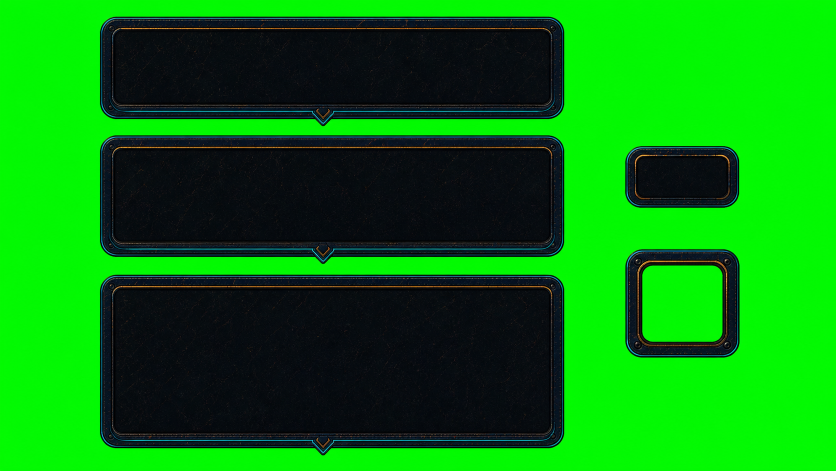
#> input picture Assets/ArtSource/Production/ArcadeDiceKing/DiceTooltipV1/RuntimeSourcesV1/arcade_tooltip_runtime_parts_chromakey_source_v1_20260717.png, 1672 x 941 px (shown at 1/2 size)
$ python build_arcade_tooltip_runtime_assets_v1.py
#> lines starting #> are read from the running program, lines starting #| are printed output that depends on the picture
from __future__ import annotations

import json
from pathlib import Path

import numpy as np
from PIL import Image, ImageDraw


SCRIPT_DIR = Path(__file__).resolve().parent
PROJECT_ROOT = Path(__file__).resolve().parents[6]
SOURCE_PATH = SCRIPT_DIR / "arcade_tooltip_runtime_parts_chromakey_source_v1_20260717.png"
RUNTIME_DIR = PROJECT_ROOT / "Assets" / "Resources" / "Art" / "UI" / "Tooltip"
PREVIEW_PATH = SCRIPT_DIR / "arcade_tooltip_runtime_assets_preview_v1_20260717.png"
METRICS_PATH = SCRIPT_DIR / "arcade_tooltip_runtime_assets_metrics_v1_20260717.json"

REGIONS = {
    "short": (0, 0, 1200, 260),
    "medium": (0, 260, 1200, 540),
    "tall": (0, 540, 1200, 941),
    "face_cell": (1200, 250, 1672, 470),
    "type_core": (1200, 470, 1672, 800),
}

OUTPUTS = {
    "short": ("ui_tooltip_arcade_panel_short.png", (896, 392)),
    "medium": ("ui_tooltip_arcade_panel_medium.png", (896, 488)),
    "tall": ("ui_tooltip_arcade_panel_tall.png", (896, 576)),
    "face_cell": ("ui_tooltip_arcade_face_cell.png", (120, 88)),
    "type_core": ("ui_tooltip_arcade_type_core_frame.png", (128, 128)),
}


def chroma_to_rgba(rgb_image: Image.Image, region: tuple[int, int, int, int]) -> tuple[Image.Image, tuple[int, int, int, int]]:
    crop = np.asarray(rgb_image.crop(region).convert("RGB"), dtype=np.float32)
    red = crop[:, :, 0]
    green = crop[:, :, 1]
    blue = crop[:, :, 2]

    dominance = green - np.maximum(red, blue)
    alpha = np.clip((140.0 - dominance) / (140.0 - 35.0), 0.0, 1.0)

    background = np.array([17.0, 241.0, 12.0], dtype=np.float32)
    safe_alpha = np.maximum(alpha[:, :, None], 1.0 / 255.0)
    recovered = (crop - (1.0 - alpha[:, :, None]) * background) / safe_alpha
    recovered = np.clip(recovered, 0.0, 255.0)

    rgba = np.zeros((crop.shape[0], crop.shape[1], 4), dtype=np.uint8)
    rgba[:, :, :3] = np.rint(recovered).astype(np.uint8)
    rgba[:, :, 3] = np.rint(alpha * 255.0).astype(np.uint8)
    rgba[rgba[:, :, 3] == 0, :3] = 0

    visible = rgba[:, :, 3] > 4
    ys, xs = np.where(visible)
    if xs.size == 0:
        raise RuntimeError(f"No visible pixels found in region {region}.")

    pad = 2
    left = max(0, int(xs.min()) - pad)
    top = max(0, int(ys.min()) - pad)
    right = min(rgba.shape[1], int(xs.max()) + 1 + pad)
    bottom = min(rgba.shape[0], int(ys.max()) + 1 + pad)
    extracted = Image.fromarray(rgba, "RGBA").crop((left, top, right, bottom))
    bbox = (region[0] + left, region[1] + top, region[0] + right, region[1] + bottom)
    return extracted, bbox


def resize_piece(piece: Image.Image, size: tuple[int, int]) -> Image.Image:
    if piece.size == size:
        return piece
    return piece.resize(size, Image.Resampling.LANCZOS)


def nine_slice(
    source: Image.Image,
    output_size: tuple[int, int],
    source_margins: tuple[int, int, int, int],
    output_margins: tuple[int, int, int, int],
) -> Image.Image:
    source_width, source_height = source.size
    output_width, output_height = output_size
    source_left, source_top, source_right, source_bottom = source_margins
    output_left, output_top, output_right, output_bottom = output_margins

    if source_left + source_right >= source_width or source_top + source_bottom >= source_height:
        raise ValueError(f"Source margins do not fit {source.size}.")
    if output_left + output_right >= output_width or output_top + output_bottom >= output_height:
        raise ValueError(f"Output margins do not fit {output_size}.")

    source_x = (0, source_left, source_width - source_right, source_width)
    source_y = (0, source_top, source_height - source_bottom, source_height)
    output_x = (0, output_left, output_width - output_right, output_width)
    output_y = (0, output_top, output_height - output_bottom, output_height)

    result = Image.new("RGBA", output_size, (0, 0, 0, 0))
    for row in range(3):
        for column in range(3):
            source_box = (
                source_x[column],
                source_y[row],
                source_x[column + 1],
                source_y[row + 1],
            )
            output_box = (
                output_x[column],
                output_y[row],
                output_x[column + 1],
                output_y[row + 1],
            )
            target_size = (output_box[2] - output_box[0], output_box[3] - output_box[1])
            piece = resize_piece(source.crop(source_box), target_size)
            result.alpha_composite(piece, (output_box[0], output_box[1]))

    return result


def checkerboard(size: tuple[int, int], cell: int = 24) -> Image.Image:
    image = Image.new("RGBA", size, (28, 33, 39, 255))
    draw = ImageDraw.Draw(image)
    colors = ((42, 49, 57, 255), (56, 64, 73, 255))
    for y in range(0, size[1], cell):
        for x in range(0, size[0], cell):
            draw.rectangle(
                (x, y, min(size[0], x + cell), min(size[1], y + cell)),
                fill=colors[(x // cell + y // cell) % 2],
            )
    return image


def alpha_composite_scaled(canvas: Image.Image, source: Image.Image, box: tuple[int, int, int, int]) -> None:
    width = box[2] - box[0]
    height = box[3] - box[1]
    scaled = source.resize((width, height), Image.Resampling.LANCZOS)
    canvas.alpha_composite(scaled, (box[0], box[1]))


def asset_metrics(image: Image.Image) -> dict[str, object]:
    rgba = np.asarray(image.convert("RGBA"))
    alpha = rgba[:, :, 3]
    visible = alpha > 4
    green_fringe = (
        visible
        & (rgba[:, :, 1] > 100)
        & (rgba[:, :, 1] > rgba[:, :, 0] * 1.35)
        & (rgba[:, :, 1] > rgba[:, :, 2] * 1.25)
    )
    ys, xs = np.where(visible)
    visible_bounds = None
    if xs.size:
        visible_bounds = [int(xs.min()), int(ys.min()), int(xs.max()) + 1, int(ys.max()) + 1]
    return {
        "width": image.width,
        "height": image.height,
        "visible_bounds": visible_bounds,
        "transparent_pixel_count": int((alpha == 0).sum()),
        "partial_alpha_pixel_count": int(((alpha > 0) & (alpha < 255)).sum()),
        "green_fringe_pixel_count": int(green_fringe.sum()),
    }


def main() -> None:
    if not SOURCE_PATH.exists():
        raise FileNotFoundError(SOURCE_PATH)

    RUNTIME_DIR.mkdir(parents=True, exist_ok=True)
    source = Image.open(SOURCE_PATH).convert("RGB")
#> source is the input picture: PIL image 1672x941 RGB; mean R, G, B 6.9, 133.2, 11.9

    extracted: dict[str, Image.Image] = {}
    source_boxes: dict[str, list[int]] = {}
    for name, region in REGIONS.items():
        image, bbox = chroma_to_rgba(source, region)
        extracted[name] = image
        source_boxes[name] = list(bbox)
#> this loop made 5 passes
#> (left in chroma_to_rgba, top in chroma_to_rgba, right in chroma_to_rgba, bottom in chroma_to_rgba, bbox) on passes 2 to 5: (198, 9, 1131, 270, (198, 269, 1131, 530)), (198, 7, 1131, 373, (198, 547, 1131, 913)), (48, 40, 281, 168, (1248, 290, 1481, 418)), (49, 26, 281, 247, (1249, 496, 1481, 717))
#> (left in chroma_to_rgba, top in chroma_to_rgba, right in chroma_to_rgba, bottom in chroma_to_rgba) on pass 1: (198, 31, 1131, 254)
#> pass 1, in chroma_to_rgba, `blue = crop[:, :, 2]`:
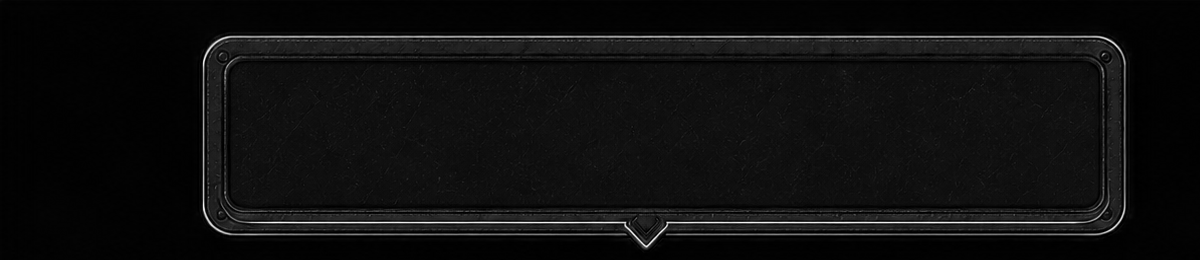
#> blue: shape (260, 1200) float32; min 0, max 251, mean 14.5
#> after the loop, extracted = 5 items; source_boxes = {'short': [198, 31, 1131, 254], 'medium': [198, 269, 1131, 530], 'tall': [198, 547, 1131, 913], 'face_cell': [1248, 290, 1481, 418], 'type_core': [1249, 496, 1481, 717]}

    outputs: dict[str, Image.Image] = {}
    for name in ("short", "medium", "tall"):
        filename, size = OUTPUTS[name]
        outputs[name] = nine_slice(
            extracted[name],
            size,
            source_margins=(60, 42, 60, 60),
            output_margins=(52, 42, 52, 60),
        )
        outputs[name].save(RUNTIME_DIR / filename, optimize=True)
#> this loop made 3 passes
#> pass 1, in main, `outputs[name].save(RUNTIME_DIR / filename, optimize=True)`:
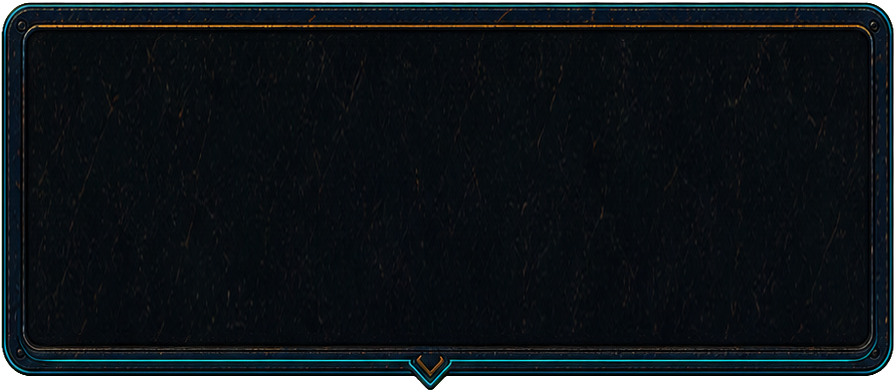
#> saved as ui_tooltip_arcade_panel_short.png: PIL image 896x392 RGBA; mean R, G, B, A 9.2, 15, 18.8, 241.3; transparent parts drawn white
#> pass 2, in main, `outputs[name].save(RUNTIME_DIR / filename, optimize=True)`:
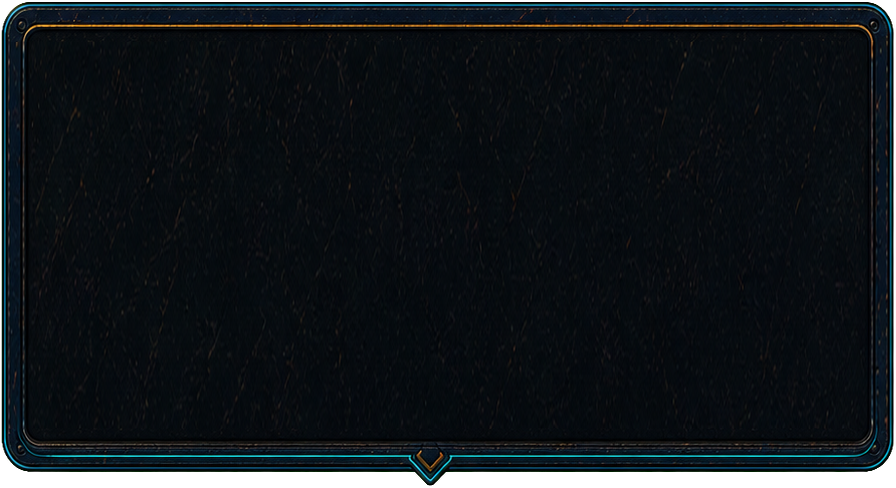
#> saved as ui_tooltip_arcade_panel_medium.png: PIL image 896x488 RGBA; mean R, G, B, A 8.9, 14.3, 18.2, 244; transparent parts drawn white
#> after the loop, outputs = 3 items

    cell_filename, cell_size = OUTPUTS["face_cell"]
    outputs["face_cell"] = nine_slice(
        extracted["face_cell"],
        cell_size,
        source_margins=(34, 28, 34, 28),
        output_margins=(18, 18, 18, 18),
    )
#> call 4 of nine_slice, with output_size = (120, 88), source_margins = (34, 28, 34, 28), output_margins = (18, 18, 18, 18)
#> in nine_slice (call 4), `result = Image.new("RGBA", output_size, (0, 0, 0, 0))`: result: PIL image 120x88 RGBA; every value is 0
#> after the loop in nine_slice (call 4), `for row in range(3):`:
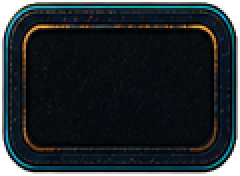
#> result: PIL image 120x88 RGBA (shown 2 times larger); mean R, G, B, A 12.5, 20.3, 23.6, 232; transparent parts drawn white
    outputs["face_cell"].save(RUNTIME_DIR / cell_filename, optimize=True)

    core_filename, core_size = OUTPUTS["type_core"]
    outputs["type_core"] = extracted["type_core"].resize(core_size, Image.Resampling.LANCZOS)
    outputs["type_core"].save(RUNTIME_DIR / core_filename, optimize=True)

    preview = checkerboard((1600, 1000))
    alpha_composite_scaled(preview, outputs["short"], (48, 44, 720, 338))
    alpha_composite_scaled(preview, outputs["medium"], (48, 372, 720, 738))
    alpha_composite_scaled(preview, outputs["tall"], (850, 44, 1522, 476))
    alpha_composite_scaled(preview, outputs["face_cell"], (850, 560, 1090, 736))
#> call 4 of alpha_composite_scaled, with box = (850, 560, 1090, 736)
#> in alpha_composite_scaled (call 4), `canvas.alpha_composite(scaled, (box[0], box[1]))`:
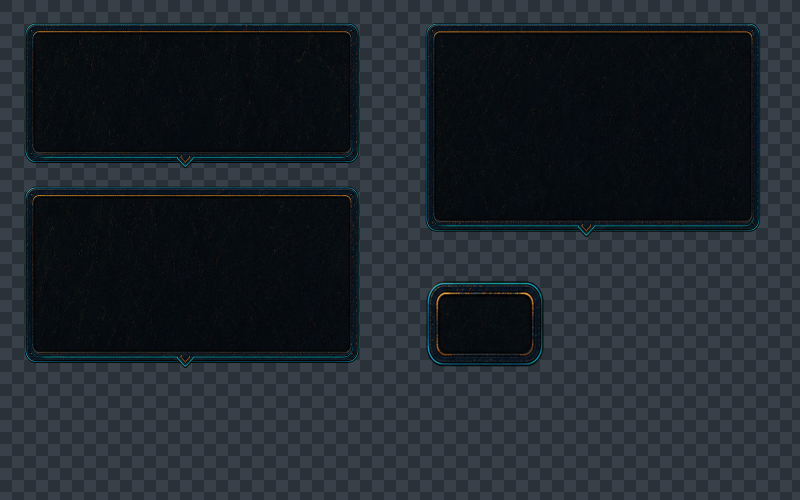
#> canvas: PIL image 1600x1000 RGBA (shown at 1/2 size); mean R, G, B, A 30.8, 37.5, 44, 255
    alpha_composite_scaled(preview, outputs["type_core"], (1190, 520, 1446, 776))
#> in alpha_composite_scaled (call 5), `scaled = source.resize((width, height), Image.Resampling.LANCZOS)`:
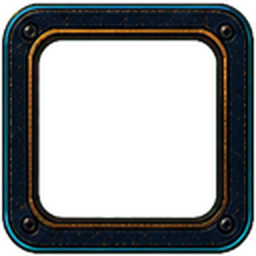
#> scaled: PIL image 256x256 RGBA; mean R, G, B, A 11.6, 16.3, 16.2, 119.6; transparent parts drawn white
    preview.save(PREVIEW_PATH, optimize=True)

    report = {
        "source": str(SOURCE_PATH.relative_to(PROJECT_ROOT)).replace("\\", "/"),
        "source_dimensions": [source.width, source.height],
        "source_boxes": source_boxes,
        "outputs": {
            name: {
                "path": str((RUNTIME_DIR / OUTPUTS[name][0]).relative_to(PROJECT_ROOT)).replace("\\", "/"),
                "expected_dimensions": list(OUTPUTS[name][1]),
                "metrics": asset_metrics(image),
            }
            for name, image in outputs.items()
        },
        "preview": str(PREVIEW_PATH.relative_to(PROJECT_ROOT)).replace("\\", "/"),
    }
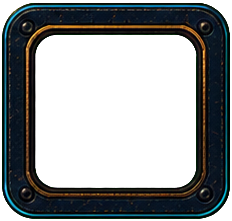
#> image: PIL image 232x221 RGBA; mean R, G, B, A 11.1, 14.8, 15.6, 119.8; transparent parts drawn white
    METRICS_PATH.write_text(json.dumps(report, ensure_ascii=False, indent=2) + "\n", encoding="utf-8")
    print(json.dumps(report, ensure_ascii=False, indent=2))
#> (printed output is left out)


if __name__ == "__main__":
    main()

$ run again, with Assets/ArtSource/Production/F009/OldArcadeTowerCoreMotionV6BR1/f009_v6b_r1_old_arcade_tower_core_motion_fullframe_60fps_20260721.webp saved as Assets/ArtSource/Production/ArcadeDiceKing/DiceTooltipV1/RuntimeSourcesV1/arcade_tooltip_runtime_parts_chromakey_source_v1_20260717.png
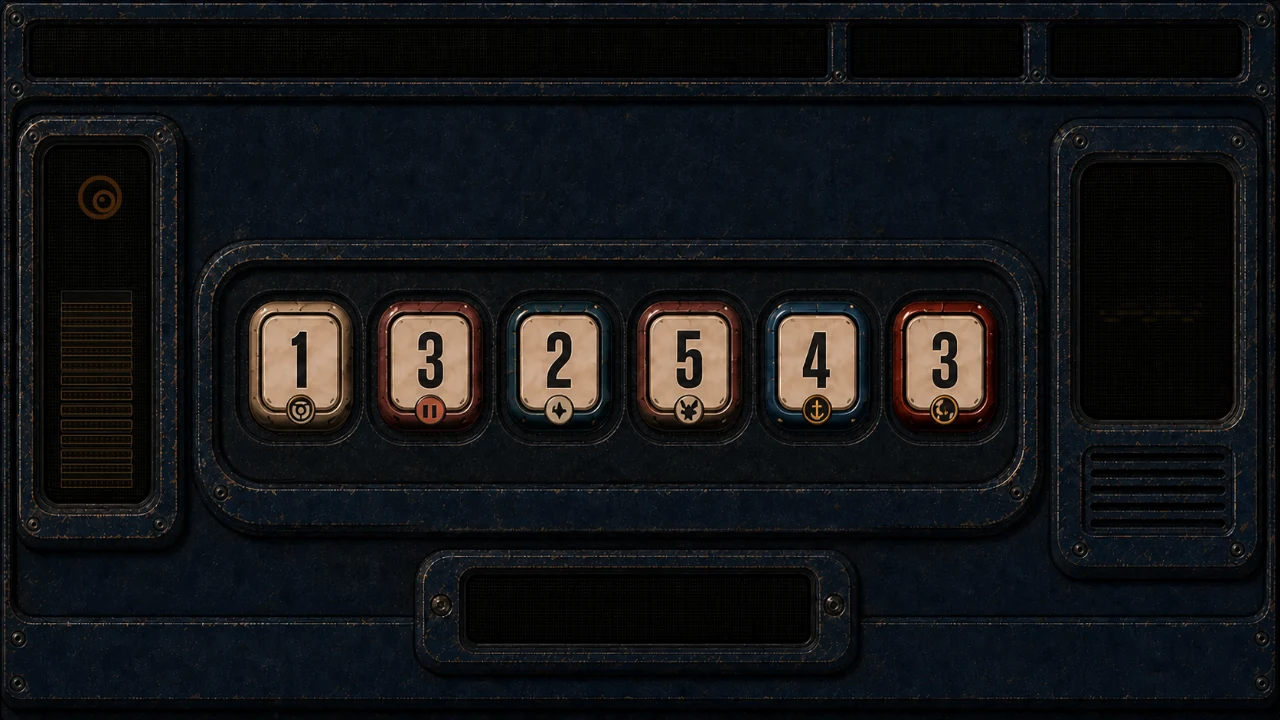
#> input picture Assets/ArtSource/Production/F009/OldArcadeTowerCoreMotionV6BR1/f009_v6b_r1_old_arcade_tower_core_motion_fullframe_60fps_20260721.webp, 1280 x 720 px
#> the loop in main, `for name, region in REGIONS.items():` made 5 passes
#> (right in chroma_to_rgba, bottom in chroma_to_rgba, bbox) on passes 1 to 5: (1200, 260, (0, 0, 1200, 260)), (1200, 280, (0, 260, 1200, 540)), (1200, 401, (0, 540, 1200, 941)), (472, 220, (1200, 250, 1672, 470)), (472, 330, (1200, 470, 1672, 800))
#> pass 1, in chroma_to_rgba, `crop = np.asarray(rgb_image.crop(region).convert("RGB"), dtype=np.floa..`:
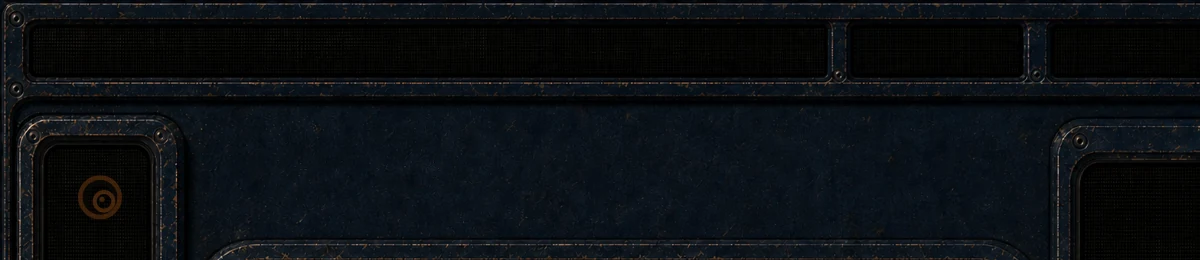
#> crop: shape (260, 1200, 3) float32; mean R, G, B 11.2, 15.2, 18.9
#> after the loop in main, `for name, region in REGIONS.items():`: extracted = 5 items; source_boxes = {'short': [0, 0, 1200, 260], 'medium': [0, 260, 1200, 540], 'tall': [0, 540, 1200, 941], 'face_cell': [1200, 250, 1672, 470], 'type_core': [1200, 470, 1672, 800]}
#> after the loop in main, `for name in ("short", "medium", "tall"):`: outputs = 3 items
#> scaled: PIL image 672x366 RGBA
#> scaled: PIL image 672x432 RGBA
#> scaled: PIL image 240x176 RGBA
#> scaled: PIL image 256x256 RGBA
#> in main, `report = { "source": str(SOURCE_PATH.relative_to(PROJECT_ROOT)).replac..`:
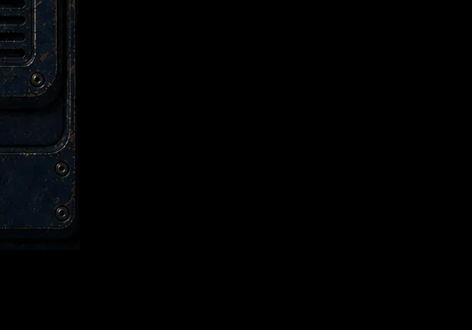
#> image: PIL image 472x330 RGBA; mean R, G, B, A 1.4, 2, 2.5, 255
#> (printed output is left out)
